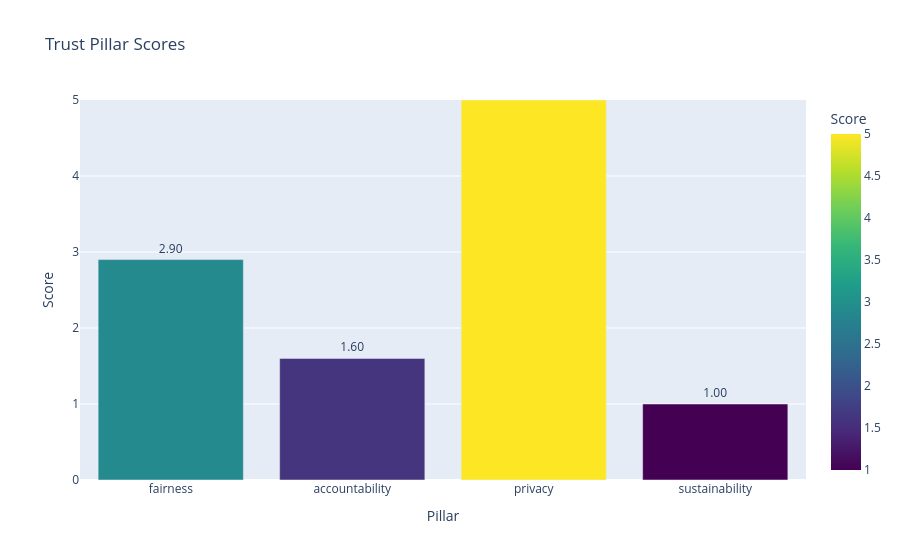
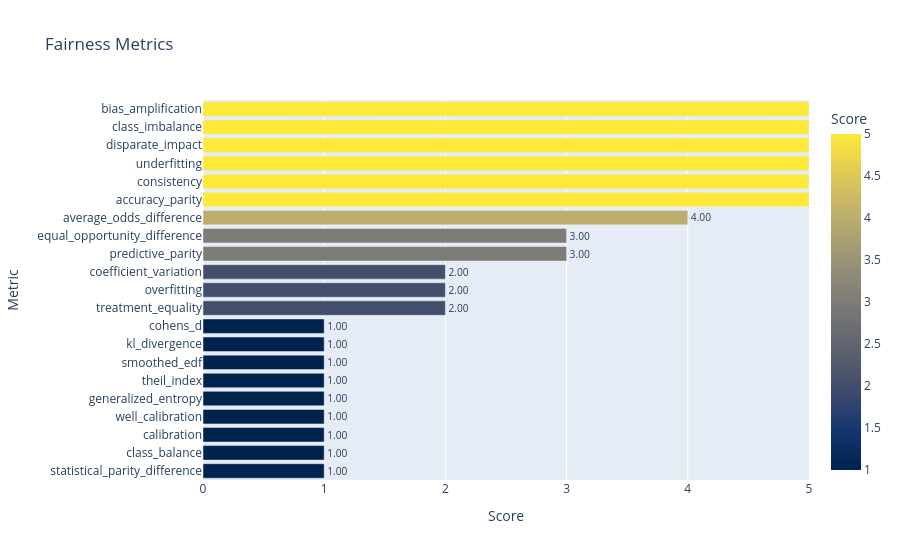
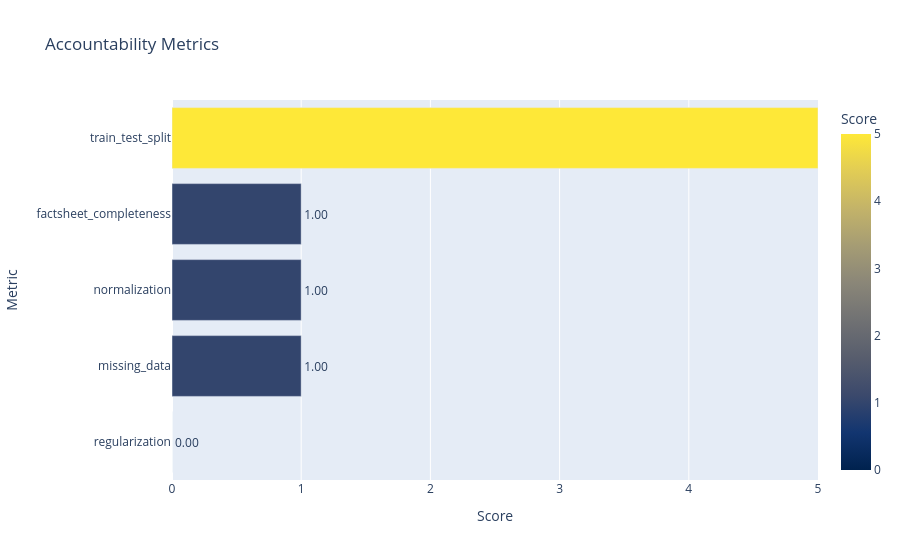
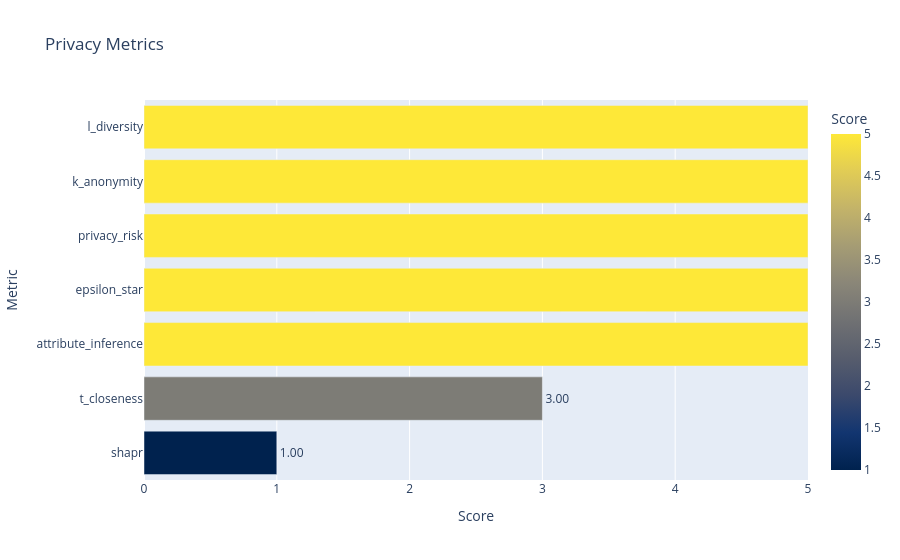

Notebook code cell kept with these figures, in order:
### Code cell
# === Cargar datos ===

pillar_scores = results["pillar_score"]
details = results["details"]

# === Gráfico de barras de pilares ===
df_pillars = pd.DataFrame(list(pillar_scores.items()), columns=["Pillar", "Score"])
fig_pillars = px.bar(
    df_pillars,
    x="Pillar",
    y="Score",
    text="Score",
    color="Score",
    color_continuous_scale="Viridis",
    range_y=[0, 5],
    title="Trust Pillar Scores"
)
fig_pillars.update_traces(texttemplate="%{text:.2f}", textposition="outside")
fig_pillars.show()  # Esto abre un navegador con el gráfico interactivo

# === Gráficos por métricas individuales de cada pilar ===
for pillar, metrics in details.items():
    df_metrics = pd.DataFrame(list(metrics.items()), columns=["Metric", "Score"])
    df_metrics = df_metrics.sort_values("Score")  # Para que las barras horizontales estén ordenadas
    fig = px.bar(
        df_metrics,
        x="Score",
        y="Metric",
        orientation="h",
        text="Score",
        color="Score",
        color_continuous_scale="Cividis",
        range_x=[0, 5],
        title=f"{pillar.capitalize()} Metrics"
    )
    fig.update_traces(texttemplate="%{text:.2f}", textposition="outside")
    fig.show()  # Abre cada gráfico en una ventana o pestaña del navegador

### Figure 1 — Plotly figure (JSON) as saved in the notebook; plotly's stock layout.template omitted (floating-point values rounded to 4 significant figures)
{"data": [{"hovertemplate": "Pillar=%{x}<br>Score=%{marker.color}<extra></extra>", "legendgroup": "", "marker": {"color": [2.9, 1.6, 5.0, 1.0], "coloraxis": "coloraxis", "pattern": {"shape": ""}}, "name": "", "orientation": "v", "showlegend": false, "text": [2.9, 1.6, 5.0, 1.0], "textposition": "outside", "texttemplate": "%{text:.2f}", "type": "bar", "x": ["fairness", "accountability", "privacy", "sustainability"], "xaxis": "x", "y": [2.9, 1.6, 5.0, 1.0], "yaxis": "y"}], "layout": {"barmode": "relative", "coloraxis": {"colorbar": {"title": {"text": "Score"}}, "colorscale": [[0, "#440154"], [0.1111, "#482878"], [0.2222, "#3e4989"], [0.3333, "#31688e"], [0.4444, "#26828e"], [0.5556, "#1f9e89"], [0.6667, "#35b779"], [0.7778, "#6ece58"], [0.8889, "#b5de2b"], [1, "#fde725"]]}, "legend": {"tracegroupgap": 0}, "title": {"text": "Trust Pillar Scores"}, "xaxis": {"anchor": "y", "domain": [0, 1], "title": {"text": "Pillar"}}, "yaxis": {"anchor": "x", "domain": [0, 1], "range": [0, 5], "title": {"text": "Score"}}}}

### Figure 2 — Plotly figure (JSON) as saved in the notebook; plotly's stock layout.template omitted (floating-point values rounded to 4 significant figures)
{"data": [{"hovertemplate": "Score=%{marker.color}<br>Metric=%{y}<extra></extra>", "legendgroup": "", "marker": {"color": [1, 1, 1, 1, 1, 1, 1, 1, 1, 2, 2, 2, 3, 3, 4, 5, 5, 5, 5, 5, 5], "coloraxis": "coloraxis", "pattern": {"shape": ""}}, "name": "", "orientation": "h", "showlegend": false, "text": [1.0, 1.0, 1.0, 1.0, 1.0, 1.0, 1.0, 1.0, 1.0, 2.0, 2.0, 2.0, 3.0, 3.0, 4.0, 5.0, 5.0, 5.0, 5.0, 5.0, 5.0], "textposition": "outside", "texttemplate": "%{text:.2f}", "type": "bar", "x": [1, 1, 1, 1, 1, 1, 1, 1, 1, 2, 2, 2, 3, 3, 4, 5, 5, 5, 5, 5, 5], "xaxis": "x", "y": ["statistical_parity_difference", "class_balance", "calibration", "well_calibration", "generalized_entropy", "theil_index", "smoothed_edf", "kl_divergence", "cohens_d", "treatment_equality", "overfitting", "coefficient_variation", "predictive_parity", "equal_opportunity_difference", "average_odds_difference", "accuracy_parity", "consistency", "underfitting", "disparate_impact", "class_imbalance", "bias_amplification"], "yaxis": "y"}], "layout": {"barmode": "relative", "coloraxis": {"colorbar": {"title": {"text": "Score"}}, "colorscale": [[0, "#00224e"], [0.1111, "#123570"], [0.2222, "#3b496c"], [0.3333, "#575d6d"], [0.4444, "#707173"], [0.5556, "#8a8678"], [0.6667, "#a59c74"], [0.7778, "#c3b369"], [0.8889, "#e1cc55"], [1, "#fee838"]]}, "legend": {"tracegroupgap": 0}, "title": {"text": "Fairness Metrics"}, "xaxis": {"anchor": "y", "domain": [0, 1], "range": [0, 5], "title": {"text": "Score"}}, "yaxis": {"anchor": "x", "domain": [0, 1], "title": {"text": "Metric"}}}}

### Figure 3 — Plotly figure (JSON) as saved in the notebook; plotly's stock layout.template omitted (floating-point values rounded to 4 significant figures)
{"data": [{"hovertemplate": "Score=%{marker.color}<br>Metric=%{y}<extra></extra>", "legendgroup": "", "marker": {"color": [0.0, 1.0, 1.0, 1.0, 5.0], "coloraxis": "coloraxis", "pattern": {"shape": ""}}, "name": "", "orientation": "h", "showlegend": false, "text": [0.0, 1.0, 1.0, 1.0, 5.0], "textposition": "outside", "texttemplate": "%{text:.2f}", "type": "bar", "x": [0.0, 1.0, 1.0, 1.0, 5.0], "xaxis": "x", "y": ["regularization", "missing_data", "normalization", "factsheet_completeness", "train_test_split"], "yaxis": "y"}], "layout": {"barmode": "relative", "coloraxis": {"colorbar": {"title": {"text": "Score"}}, "colorscale": [[0, "#00224e"], [0.1111, "#123570"], [0.2222, "#3b496c"], [0.3333, "#575d6d"], [0.4444, "#707173"], [0.5556, "#8a8678"], [0.6667, "#a59c74"], [0.7778, "#c3b369"], [0.8889, "#e1cc55"], [1, "#fee838"]]}, "legend": {"tracegroupgap": 0}, "title": {"text": "Accountability Metrics"}, "xaxis": {"anchor": "y", "domain": [0, 1], "range": [0, 5], "title": {"text": "Score"}}, "yaxis": {"anchor": "x", "domain": [0, 1], "title": {"text": "Metric"}}}}

### Figure 4 — Plotly figure (JSON) as saved in the notebook; plotly's stock layout.template omitted (floating-point values rounded to 4 significant figures)
{"data": [{"hovertemplate": "Score=%{marker.color}<br>Metric=%{y}<extra></extra>", "legendgroup": "", "marker": {"color": [1, 3, 5, 5, 5, 5, 5], "coloraxis": "coloraxis", "pattern": {"shape": ""}}, "name": "", "orientation": "h", "showlegend": false, "text": [1.0, 3.0, 5.0, 5.0, 5.0, 5.0, 5.0], "textposition": "outside", "texttemplate": "%{text:.2f}", "type": "bar", "x": [1, 3, 5, 5, 5, 5, 5], "xaxis": "x", "y": ["shapr", "t_closeness", "attribute_inference", "epsilon_star", "privacy_risk", "k_anonymity", "l_diversity"], "yaxis": "y"}], "layout": {"barmode": "relative", "coloraxis": {"colorbar": {"title": {"text": "Score"}}, "colorscale": [[0, "#00224e"], [0.1111, "#123570"], [0.2222, "#3b496c"], [0.3333, "#575d6d"], [0.4444, "#707173"], [0.5556, "#8a8678"], [0.6667, "#a59c74"], [0.7778, "#c3b369"], [0.8889, "#e1cc55"], [1, "#fee838"]]}, "legend": {"tracegroupgap": 0}, "title": {"text": "Privacy Metrics"}, "xaxis": {"anchor": "y", "domain": [0, 1], "range": [0, 5], "title": {"text": "Score"}}, "yaxis": {"anchor": "x", "domain": [0, 1], "title": {"text": "Metric"}}}}
